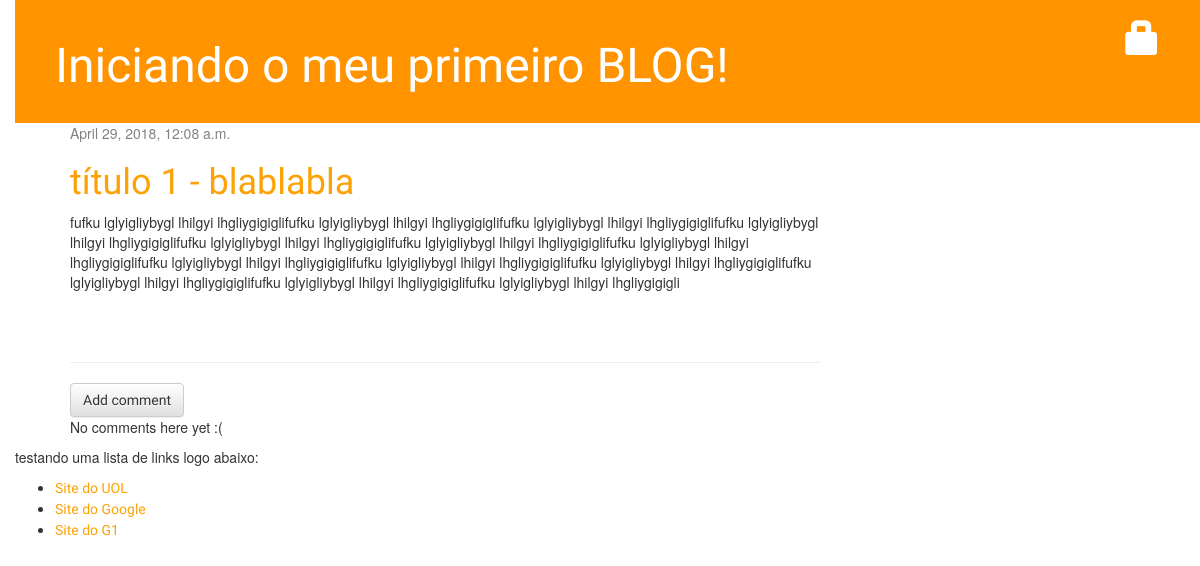
Before: /ˆpost/1/ with the older database file.
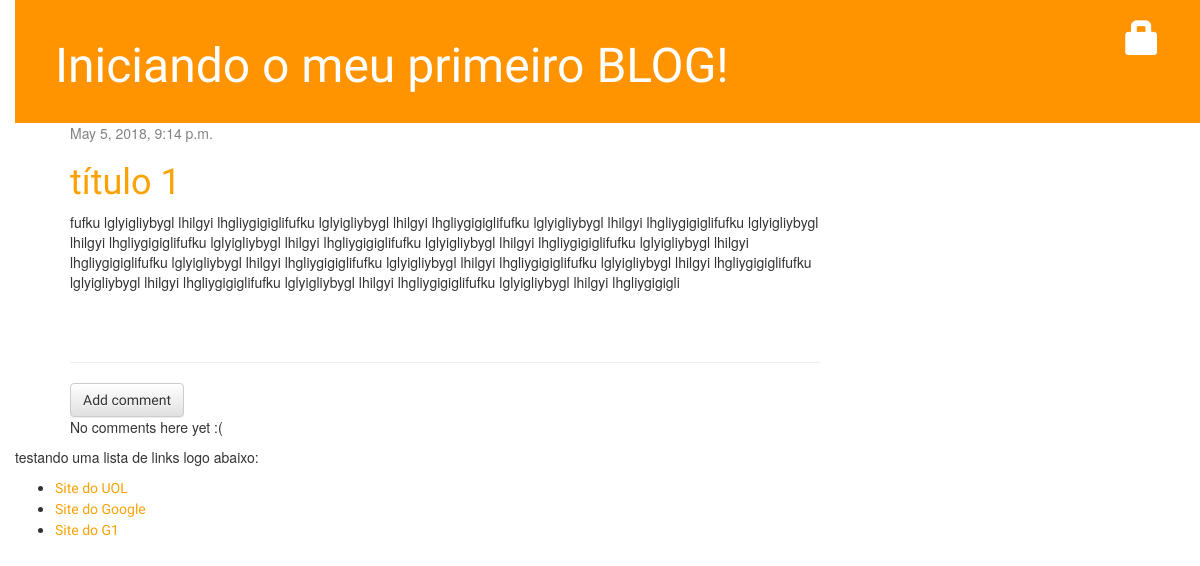
After: the same page with the newer database file.
### blog/models.py (models this page shows, shortened)
class Post(models.Model):
    author = models.ForeignKey('auth.User', on_delete = models.CASCADE)
    title = models.CharField(max_length=200)
    text = models.TextField()
    created_date = models.DateTimeField(default=timezone.now)
    published_date = models.DateTimeField(blank=True, null=True)

### blog/views.py (called while the page is built)
def post_detail(request,pk):
    post = get_object_or_404(Post, pk=pk)
    return render(request, 'blog/post_detail.html', {'post': post})

### blog/templates/blog/post_detail.html (shortened to what this page needs)
{% extends 'blog/base.html' %}
{% block content %}
  <div class="post">
    {% if post.published_date %}
      <div class="date">
        {{ post.published_date }}
      </div>
    {% else %}
      <a class="btn btn-default" href="{% url 'post_publish' pk=post.pk %}">Publish</a>
    {% endif %}
    <h1>{{ post.title }}</h1>
    <p>{{ post.text|linebreaksbr }}</p>
  </div>
  <hr>
  <a class="btn btn-default" href="{% url 'add_comment_to_post' pk=post.pk%}">Add comment</a>
  {% for comment in post.comments.all %}
    {% if user.is_authenticated or comment.approved_comment %}
      <div class="comment">
        <div class="date">
          {{ comment.created_date }}
          {% if not comment.approved_comment %}
            <a class="btn btn-default" href="{% url 'comment_remove' pk=comment.pk %}"><span class="glyphicon glyphicon-remove"></span></a>
            <a class="btn btn-default" href="{% url 'comment_approve' pk=comment.pk %}"><span class="glyphicon glyphicon-ok"></span></a>
          {% endif %}
        </div>
        <strong>{{ comment.author }}</strong>
        <p>{{ comment.text|linebreaks }}</p>
      </div>
    {% endif %}
  {% empty %}
    <p>No comments here yet :(</p>
  {% endfor %}
{% endblock %}

Changed rows visible on the page:
changed Post: published_date "April 29, 2018, 12:08 a.m." → "May 5, 2018, 9:14 p.m."; title "título 1 - blablabla" → "título 1"
